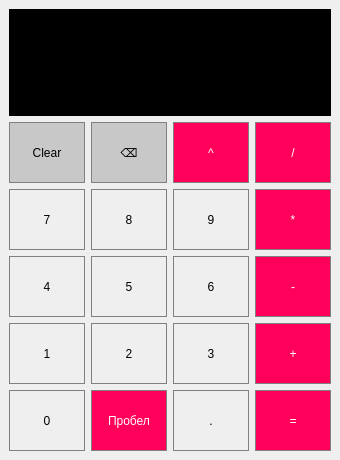
<?xml version="1.0" encoding="UTF-8"?>
<ui version="4.0">
 <class>calc</class>
 <widget class="QMainWindow" name="calc">
  <property name="geometry">
   <rect>
    <x>0</x>
    <y>0</y>
    <width>340</width>
    <height>460</height>
   </rect>
  </property>
  <property name="baseSize">
   <size>
    <width>61</width>
    <height>61</height>
   </size>
  </property>
  <property name="cursor">
   <cursorShape>ArrowCursor</cursorShape>
  </property>
  <property name="windowTitle">
   <string>Калькулятор польской записи чисел</string>
  </property>
  <property name="windowIcon">
   <iconset>
    <normaloff>C:/Users/Никита/OneDrive/Desktop/Qt/image/calc.png</normaloff>C:/Users/Никита/OneDrive/Desktop/Qt/image/calc.png</iconset>
  </property>
  <property name="styleSheet">
   <string notr="true">QMainWindow
{
background-image: url(:/new/prefix1/image/calc.jpg);
}
QMessageBox
{
	
	background-color: rgb(74, 74, 74);
	color: rgb(255, 255, 255);
}</string>
  </property>
  <widget class="QWidget" name="centralwidget">
   <property name="styleSheet">
    <string notr="true">QMainWindow
{
background-image: url(:/new/prefix1/image/calc.png);
}
</string>
   </property>
   <layout class="QGridLayout" name="gridLayout_4">
    <item row="0" column="0" rowspan="2" colspan="4">
     <widget class="QLabel" name="result_show">
      <property name="minimumSize">
       <size>
        <width>241</width>
        <height>61</height>
       </size>
      </property>
      <property name="styleSheet">
       <string notr="true">color: white;
font: 25 10pt &quot;Yu Gothic UI Light&quot;;
  qproperty-alignment: 'AlignVCenter | AlignRight';
  border: 1px solid black;

background-color: rgb(0, 0, 0);
</string>
      </property>
      <property name="text">
       <string/>
      </property>
     </widget>
    </item>
    <item row="4" column="2">
     <widget class="QPushButton" name="pb9">
      <property name="minimumSize">
       <size>
        <width>61</width>
        <height>61</height>
       </size>
      </property>
      <property name="baseSize">
       <size>
        <width>61</width>
        <height>61</height>
       </size>
      </property>
      <property name="cursor">
       <cursorShape>PointingHandCursor</cursorShape>
      </property>
      <property name="styleSheet">
       <string notr="true">QPushButton {
   border: 1px solid gray;
}
QPushButton:pressed {
    background-color: qlineargradient(x1: 0, y1: 0, x2: 0, y2: 1,
                                      stop: 0 #dadbde, stop: 1 #f6f7fa);
}
</string>
      </property>
      <property name="text">
       <string>9</string>
      </property>
     </widget>
    </item>
    <item row="5" column="1">
     <widget class="QPushButton" name="pb5">
      <property name="minimumSize">
       <size>
        <width>61</width>
        <height>61</height>
       </size>
      </property>
      <property name="baseSize">
       <size>
        <width>61</width>
        <height>61</height>
       </size>
      </property>
      <property name="cursor">
       <cursorShape>PointingHandCursor</cursorShape>
      </property>
      <property name="styleSheet">
       <string notr="true">QPushButton {
   border: 1px solid gray;
}
QPushButton:pressed {
    background-color: qlineargradient(x1: 0, y1: 0, x2: 0, y2: 1,
                                      stop: 0 #dadbde, stop: 1 #f6f7fa);
}
</string>
      </property>
      <property name="text">
       <string>5</string>
      </property>
     </widget>
    </item>
    <item row="5" column="2">
     <widget class="QPushButton" name="pb6">
      <property name="minimumSize">
       <size>
        <width>61</width>
        <height>61</height>
       </size>
      </property>
      <property name="baseSize">
       <size>
        <width>61</width>
        <height>61</height>
       </size>
      </property>
      <property name="cursor">
       <cursorShape>PointingHandCursor</cursorShape>
      </property>
      <property name="styleSheet">
       <string notr="true">QPushButton {
   border: 1px solid gray;
}
QPushButton:pressed {
    background-color: qlineargradient(x1: 0, y1: 0, x2: 0, y2: 1,
                                      stop: 0 #dadbde, stop: 1 #f6f7fa);
}</string>
      </property>
      <property name="text">
       <string>6</string>
      </property>
     </widget>
    </item>
    <item row="4" column="3">
     <widget class="QPushButton" name="mult">
      <property name="minimumSize">
       <size>
        <width>61</width>
        <height>61</height>
       </size>
      </property>
      <property name="baseSize">
       <size>
        <width>61</width>
        <height>61</height>
       </size>
      </property>
      <property name="cursor">
       <cursorShape>PointingHandCursor</cursorShape>
      </property>
      <property name="styleSheet">
       <string notr="true">QPushButton {
  background-color: rgb(255, 0, 90);
  color: white; 
  border: 1px solid gray;
}

QPushButton:pressed {
    background-color: qlineargradient(x1: 0, y1: 0, x2: 0, y2: 1,
                                      stop: 0 #FF7832, stop: 1 #FF9739);
}
</string>
      </property>
      <property name="text">
       <string>*</string>
      </property>
     </widget>
    </item>
    <item row="8" column="2">
     <widget class="QPushButton" name="pb3">
      <property name="minimumSize">
       <size>
        <width>61</width>
        <height>61</height>
       </size>
      </property>
      <property name="baseSize">
       <size>
        <width>61</width>
        <height>61</height>
       </size>
      </property>
      <property name="cursor">
       <cursorShape>PointingHandCursor</cursorShape>
      </property>
      <property name="styleSheet">
       <string notr="true">QPushButton {
   border: 1px solid gray;
}
QPushButton:pressed {
    background-color: qlineargradient(x1: 0, y1: 0, x2: 0, y2: 1,
                                      stop: 0 #dadbde, stop: 1 #f6f7fa);
}</string>
      </property>
      <property name="text">
       <string>3</string>
      </property>
     </widget>
    </item>
    <item row="10" column="3">
     <widget class="QPushButton" name="equally">
      <property name="minimumSize">
       <size>
        <width>61</width>
        <height>61</height>
       </size>
      </property>
      <property name="baseSize">
       <size>
        <width>61</width>
        <height>61</height>
       </size>
      </property>
      <property name="cursor">
       <cursorShape>PointingHandCursor</cursorShape>
      </property>
      <property name="styleSheet">
       <string notr="true">QPushButton {
  background-color: rgb(255, 0, 90);
  color: white; 
  border: 1px solid gray;
}

QPushButton:pressed {
    background-color: qlineargradient(x1: 0, y1: 0, x2: 0, y2: 1,
                                      stop: 0 #FF7832, stop: 1 #FF9739);
}

</string>
      </property>
      <property name="text">
       <string>=</string>
      </property>
     </widget>
    </item>
    <item row="2" column="2">
     <widget class="QPushButton" name="deg">
      <property name="minimumSize">
       <size>
        <width>61</width>
        <height>61</height>
       </size>
      </property>
      <property name="baseSize">
       <size>
        <width>61</width>
        <height>61</height>
       </size>
      </property>
      <property name="cursor">
       <cursorShape>PointingHandCursor</cursorShape>
      </property>
      <property name="styleSheet">
       <string notr="true">QPushButton {
  background-color: rgb(255, 0, 90);
  color: white; 
  border: 1px solid gray;
}

QPushButton:pressed {
    background-color: qlineargradient(x1: 0, y1: 0, x2: 0, y2: 1,
                                      stop: 0 #FF7832, stop: 1 #FF9739);
}
</string>
      </property>
      <property name="text">
       <string>^</string>
      </property>
     </widget>
    </item>
    <item row="2" column="1">
     <widget class="QPushButton" name="clearAC">
      <property name="minimumSize">
       <size>
        <width>61</width>
        <height>61</height>
       </size>
      </property>
      <property name="baseSize">
       <size>
        <width>61</width>
        <height>61</height>
       </size>
      </property>
      <property name="cursor">
       <cursorShape>PointingHandCursor</cursorShape>
      </property>
      <property name="styleSheet">
       <string notr="true">QPushButton {
  background-color: rgb(200, 200, 200);
  border: 1px solid gray;
}
QPushButton:pressed {
    background-color: qlineargradient(x1: 0, y1: 0, x2: 0, y2: 1,
                                      stop: 0 #BEBEBE, stop: 1 #D7D7D7);
}
</string>
      </property>
      <property name="text">
       <string>⌫</string>
      </property>
     </widget>
    </item>
    <item row="10" column="0">
     <widget class="QPushButton" name="pb0">
      <property name="minimumSize">
       <size>
        <width>61</width>
        <height>61</height>
       </size>
      </property>
      <property name="baseSize">
       <size>
        <width>61</width>
        <height>61</height>
       </size>
      </property>
      <property name="cursor">
       <cursorShape>PointingHandCursor</cursorShape>
      </property>
      <property name="styleSheet">
       <string notr="true">QPushButton {
   border: 1px solid gray;
}
QPushButton:pressed {
    background-color: qlineargradient(x1: 0, y1: 0, x2: 0, y2: 1,
                                      stop: 0 #dadbde, stop: 1 #f6f7fa);
}</string>
      </property>
      <property name="text">
       <string>0</string>
      </property>
     </widget>
    </item>
    <item row="10" column="1">
     <widget class="QPushButton" name="spaceb">
      <property name="minimumSize">
       <size>
        <width>61</width>
        <height>61</height>
       </size>
      </property>
      <property name="baseSize">
       <size>
        <width>61</width>
        <height>61</height>
       </size>
      </property>
      <property name="cursor">
       <cursorShape>PointingHandCursor</cursorShape>
      </property>
      <property name="styleSheet">
       <string notr="true">QPushButton {
  background-color: rgb(255, 0, 90);
  color: white; 
  border: 1px solid gray;
}

QPushButton:pressed {
    background-color: qlineargradient(x1: 0, y1: 0, x2: 0, y2: 1,
                                      stop: 0 #FF7832, stop: 1 #FF9739);
}
</string>
      </property>
      <property name="text">
       <string>Пробел</string>
      </property>
     </widget>
    </item>
    <item row="2" column="3">
     <widget class="QPushButton" name="div">
      <property name="minimumSize">
       <size>
        <width>61</width>
        <height>61</height>
       </size>
      </property>
      <property name="baseSize">
       <size>
        <width>61</width>
        <height>61</height>
       </size>
      </property>
      <property name="cursor">
       <cursorShape>PointingHandCursor</cursorShape>
      </property>
      <property name="styleSheet">
       <string notr="true">QPushButton {
  background-color: rgb(255, 0, 90);
  color: white; 
  border: 1px solid gray;
}

QPushButton:pressed {
    background-color: qlineargradient(x1: 0, y1: 0, x2: 0, y2: 1,
                                      stop: 0 #FF7832, stop: 1 #FF9739);
}
</string>
      </property>
      <property name="text">
       <string>/</string>
      </property>
     </widget>
    </item>
    <item row="5" column="3">
     <widget class="QPushButton" name="minus">
      <property name="minimumSize">
       <size>
        <width>61</width>
        <height>61</height>
       </size>
      </property>
      <property name="baseSize">
       <size>
        <width>61</width>
        <height>61</height>
       </size>
      </property>
      <property name="cursor">
       <cursorShape>PointingHandCursor</cursorShape>
      </property>
      <property name="styleSheet">
       <string notr="true">QPushButton {
  background-color: rgb(255, 0, 90);
  color: white; 
  border: 1px solid gray;
}

QPushButton:pressed {
    background-color: qlineargradient(x1: 0, y1: 0, x2: 0, y2: 1,
                                      stop: 0 #FF7832, stop: 1 #FF9739);
}
</string>
      </property>
      <property name="text">
       <string>-</string>
      </property>
     </widget>
    </item>
    <item row="4" column="0">
     <widget class="QPushButton" name="pb7">
      <property name="minimumSize">
       <size>
        <width>61</width>
        <height>61</height>
       </size>
      </property>
      <property name="baseSize">
       <size>
        <width>61</width>
        <height>61</height>
       </size>
      </property>
      <property name="font">
       <font>
        <stylestrategy>PreferDefault</stylestrategy>
       </font>
      </property>
      <property name="cursor">
       <cursorShape>PointingHandCursor</cursorShape>
      </property>
      <property name="styleSheet">
       <string notr="true">QPushButton {
   border: 1px solid gray;
}
QPushButton:pressed {
    background-color: qlineargradient(x1: 0, y1: 0, x2: 0, y2: 1,
                                      stop: 0 #dadbde, stop: 1 #f6f7fa);
}</string>
      </property>
      <property name="text">
       <string>7</string>
      </property>
     </widget>
    </item>
    <item row="10" column="2" alignment="Qt::AlignBottom">
     <widget class="QPushButton" name="point">
      <property name="minimumSize">
       <size>
        <width>61</width>
        <height>61</height>
       </size>
      </property>
      <property name="baseSize">
       <size>
        <width>61</width>
        <height>61</height>
       </size>
      </property>
      <property name="cursor">
       <cursorShape>PointingHandCursor</cursorShape>
      </property>
      <property name="styleSheet">
       <string notr="true">QPushButton {
   border: 1px solid gray;
}
QPushButton:pressed {
    background-color: qlineargradient(x1: 0, y1: 0, x2: 0, y2: 1,
                                      stop: 0 #dadbde, stop: 1 #f6f7fa);
}</string>
      </property>
      <property name="text">
       <string>.</string>
      </property>
     </widget>
    </item>
    <item row="8" column="3">
     <widget class="QPushButton" name="plus">
      <property name="minimumSize">
       <size>
        <width>61</width>
        <height>61</height>
       </size>
      </property>
      <property name="baseSize">
       <size>
        <width>61</width>
        <height>61</height>
       </size>
      </property>
      <property name="cursor">
       <cursorShape>PointingHandCursor</cursorShape>
      </property>
      <property name="styleSheet">
       <string notr="true">QPushButton {
  background-color: rgb(255, 0, 90);
  color: white; 
  border: 1px solid gray;
}

QPushButton:pressed {
    background-color: qlineargradient(x1: 0, y1: 0, x2: 0, y2: 1,
                                      stop: 0 #FF7832, stop: 1 #FF9739);
}
</string>
      </property>
      <property name="text">
       <string>+</string>
      </property>
     </widget>
    </item>
    <item row="4" column="1">
     <widget class="QPushButton" name="pb8">
      <property name="minimumSize">
       <size>
        <width>61</width>
        <height>61</height>
       </size>
      </property>
      <property name="baseSize">
       <size>
        <width>61</width>
        <height>61</height>
       </size>
      </property>
      <property name="cursor">
       <cursorShape>PointingHandCursor</cursorShape>
      </property>
      <property name="mouseTracking">
       <bool>false</bool>
      </property>
      <property name="styleSheet">
       <string notr="true">QPushButton {
   border: 1px solid gray;
}
QPushButton:pressed {
    background-color: qlineargradient(x1: 0, y1: 0, x2: 0, y2: 1,
                                      stop: 0 #dadbde, stop: 1 #f6f7fa);
}</string>
      </property>
      <property name="text">
       <string>8</string>
      </property>
     </widget>
    </item>
    <item row="5" column="0">
     <widget class="QPushButton" name="pb4">
      <property name="minimumSize">
       <size>
        <width>61</width>
        <height>61</height>
       </size>
      </property>
      <property name="baseSize">
       <size>
        <width>61</width>
        <height>61</height>
       </size>
      </property>
      <property name="cursor">
       <cursorShape>PointingHandCursor</cursorShape>
      </property>
      <property name="styleSheet">
       <string notr="true">QPushButton {
   border: 1px solid gray;
}
QPushButton:pressed {
    background-color: qlineargradient(x1: 0, y1: 0, x2: 0, y2: 1,
                                      stop: 0 #dadbde, stop: 1 #f6f7fa);
}
</string>
      </property>
      <property name="text">
       <string>4</string>
      </property>
     </widget>
    </item>
    <item row="8" column="1">
     <widget class="QPushButton" name="pb2">
      <property name="minimumSize">
       <size>
        <width>61</width>
        <height>61</height>
       </size>
      </property>
      <property name="baseSize">
       <size>
        <width>61</width>
        <height>61</height>
       </size>
      </property>
      <property name="cursor">
       <cursorShape>PointingHandCursor</cursorShape>
      </property>
      <property name="styleSheet">
       <string notr="true">QPushButton {
   border: 1px solid gray;
}
QPushButton:pressed {
    background-color: qlineargradient(x1: 0, y1: 0, x2: 0, y2: 1,
                                      stop: 0 #dadbde, stop: 1 #f6f7fa);
}
</string>
      </property>
      <property name="text">
       <string>2</string>
      </property>
     </widget>
    </item>
    <item row="8" column="0">
     <widget class="QPushButton" name="pb1">
      <property name="minimumSize">
       <size>
        <width>61</width>
        <height>61</height>
       </size>
      </property>
      <property name="baseSize">
       <size>
        <width>61</width>
        <height>61</height>
       </size>
      </property>
      <property name="cursor">
       <cursorShape>PointingHandCursor</cursorShape>
      </property>
      <property name="styleSheet">
       <string notr="true">QPushButton {
   border: 1px solid gray;
}
QPushButton:pressed {
    background-color: qlineargradient(x1: 0, y1: 0, x2: 0, y2: 1,
                                      stop: 0 #dadbde, stop: 1 #f6f7fa);
}</string>
      </property>
      <property name="text">
       <string>1</string>
      </property>
     </widget>
    </item>
    <item row="2" column="0">
     <widget class="QPushButton" name="clearC">
      <property name="minimumSize">
       <size>
        <width>61</width>
        <height>61</height>
       </size>
      </property>
      <property name="baseSize">
       <size>
        <width>61</width>
        <height>61</height>
       </size>
      </property>
      <property name="cursor">
       <cursorShape>PointingHandCursor</cursorShape>
      </property>
      <property name="styleSheet">
       <string notr="true">QPushButton {
  background-color: rgb(200, 200, 200);
  border: 1px solid gray;
}
QPushButton:pressed {
    background-color: qlineargradient(x1: 0, y1: 0, x2: 0, y2: 1,
                                      stop: 0 #BEBEBE, stop: 1 #D7D7D7);
}
</string>
      </property>
      <property name="text">
       <string>Clear</string>
      </property>
     </widget>
    </item>
   </layout>
  </widget>
 </widget>
 <resources/>
 <connections/>
</ui>
